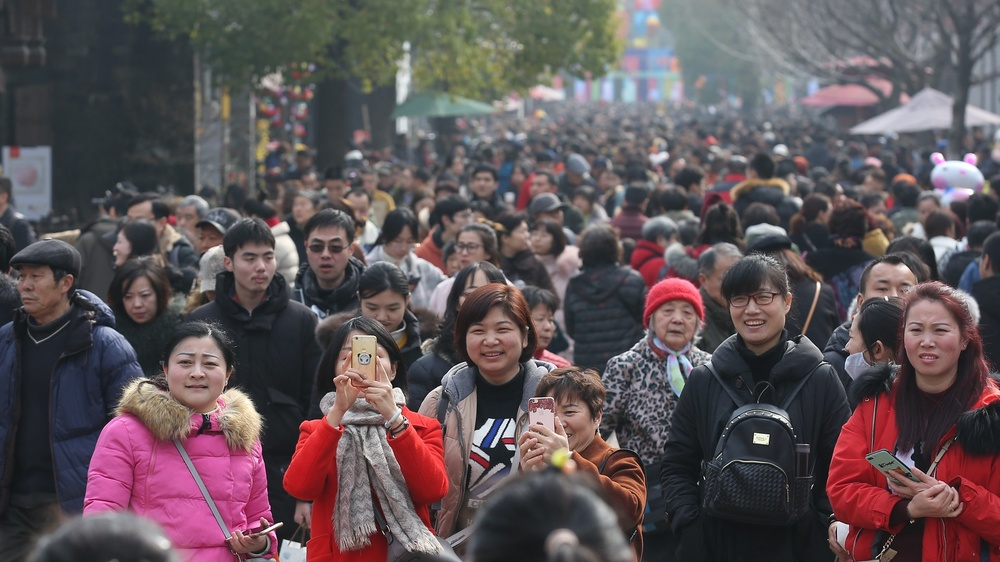
#> input picture test.jpeg, 1000 x 562 px, shrunk from 1920 x 1080 before the run
$ python draw_image_test.py
#> lines starting #> are read from the running program, lines starting #| are printed output that depends on the picture
from PIL import Image, ImageDraw, ImageFont
import io
import base64


def draw_points_on_image(image_url, points_data):
    # 打开图像
#> called with image_url = 'test.jpeg'
    with Image.open(image_url) as img:

        # 获取原始图像尺寸
#> img is the input picture: PIL image 1000x562 RGB; mean R, G, B 95.1, 83.4, 87.1
        orig_width, orig_height = img.size
#> orig_width = 1000; orig_height = 562

        # 创建一个新的透明图像，高度为原图的1.25倍
        new_height = int(orig_height * 1.1111111)
#> new_height = 624
        new_img = Image.new('RGBA', (orig_width, new_height), (255, 255, 255, 0))
        # 将原图粘贴到新图像的顶部
        draw = ImageDraw.Draw(img)

        # 获取图像尺寸
        width, height = img.size
#> width = 1000; height = 562

        # 设置字体，你可能需要更改字体文件的路径
        try:
            font = ImageFont.truetype("a.ttc", 16)
        except IOError:
            font = ImageFont.load_default()

        # 定义颜色列表
        colors = ['#fd2766', '#00FF00', '#0000FF', '#FFFF00', '#FF00FF', '#00FFFF']

        # 在图像上绘制点和文本
        for index, point in enumerate(points_data):
            color = colors[index % len(colors)]
            for x, y in point['coordinates']:
                # 将百分比坐标转换为像素坐标
                pixel_x = int(width * x / 100)
                pixel_y = int(height * y / 100)

                # 绘制点
                draw.ellipse([pixel_x - 10, pixel_y - 10, pixel_x + 10, pixel_y + 10], fill=color)

        # 绘制文本
        text = point.get('alt') or point.get('text', '')

        n_width, n_height = new_img.size
#> n_width = 1000; n_height = 624
        new_img_draw = ImageDraw.Draw(new_img)
        new_img_draw.ellipse([((n_width - n_width + 55)-20) - 15, n_height-30 - 15, ((n_width - n_width + 55)-20) + 15, n_height-30 + 15], fill=color)
        new_img_draw.text(((n_width - n_width + 55), n_height-38), text, font=font, fill=color)
        new_img.paste(img, (0, 0))
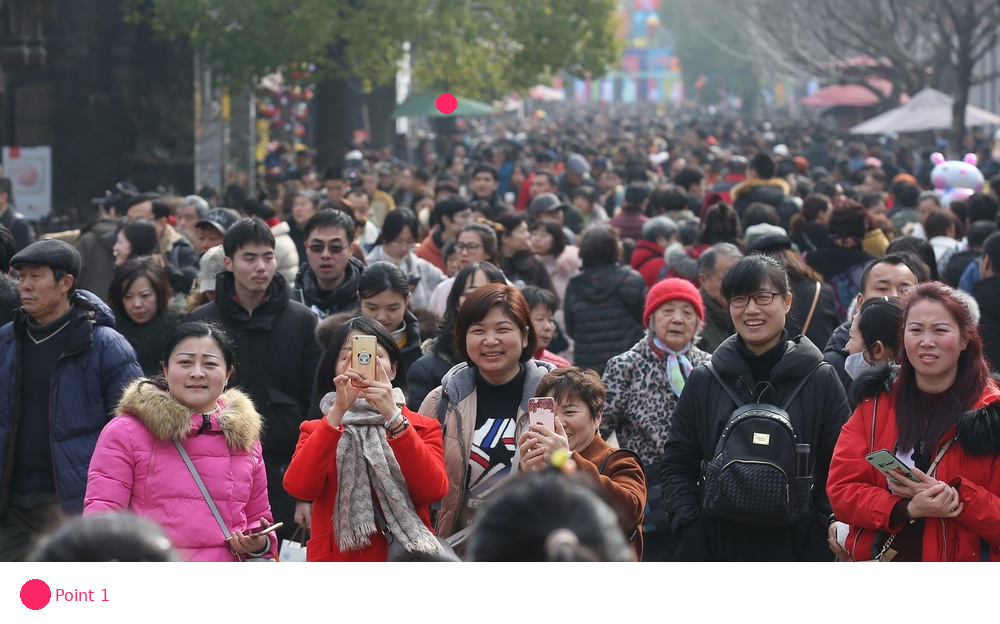
#> new_img: PIL image 1000x624 RGBA; mean R, G, B, A 111.1, 100, 103.5, 230; transparent parts drawn white
        new_img.save("output.png", format="PNG")


# 使用示例
image_url = "test.jpeg"
points_data = [
    {
        'coordinates': [[44.6, 18.5]],
        'alt': 'Point 1'
    }
]

result = draw_points_on_image(image_url, points_data)
print(result)  # 这将打印一个base64编码的图像数据URL
